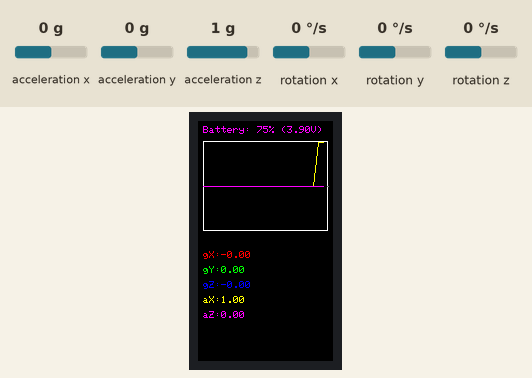
Simulated run of this sketch. Board: ESP32. Shown: 135×240 colour display. Inputs (shaded band) come from the test bench; at power-on: acceleration y 0 g, acceleration z 1 g, rotation x 0 °/s, rotation y 0 °/s, rotation z 0 °/s, acceleration x 0 g. What the sketch prints to the serial monitor is not drawn.

Above: at 1.3 s.
1.4 s: acceleration y set to -1.4 g
At 1.78 s:
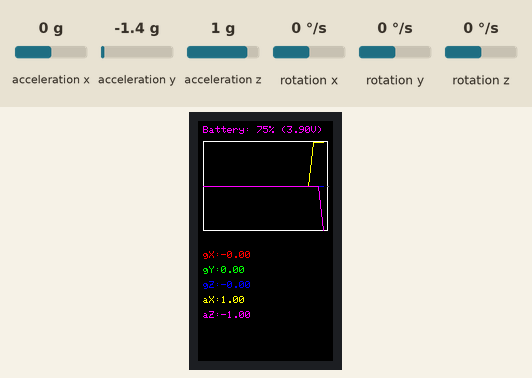
3.5 s: acceleration z set to -1.4 g
At 3.9 s:
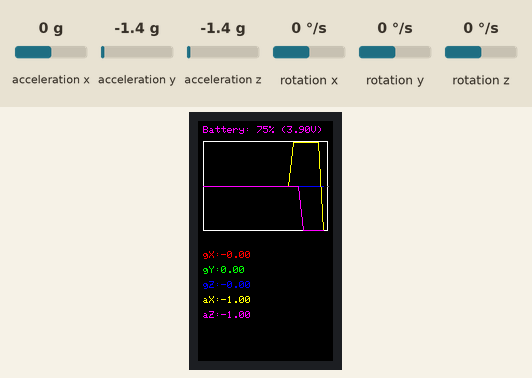
5.5 s: rotation x set to -192 °/s
At 5.8 s:
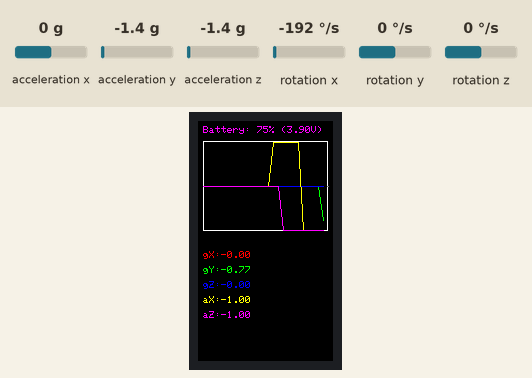
7.5 s: rotation y set to -192 °/s
At 7.78 s:
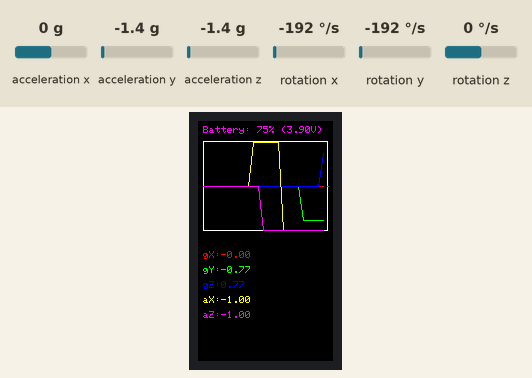
9.5 s: rotation z set to -192 °/s
At 9.9 s:
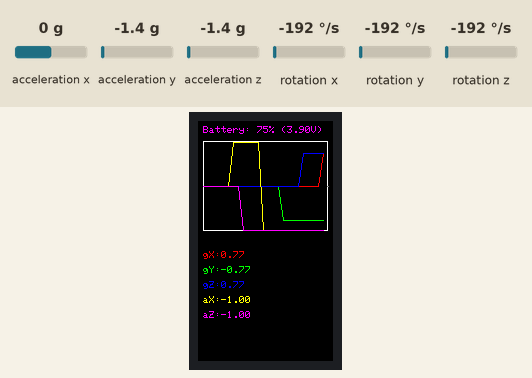
Timing chart, 0 to 12.5 s (numbered marks = the images above; inputs shaded):
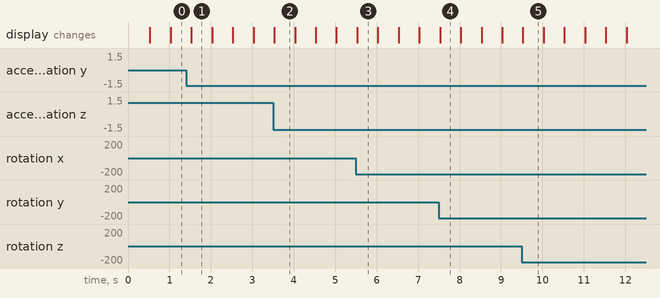

Measured:
- what the display in image 1 shows lasts 0.5 s, from 1.5 s to 2.0 s

The sketch:

ESPnow_sender.ino
```cpp
#include <esp_now.h>
#include <WiFi.h>
#include <M5StickCPlus.h>


#define GRAPH_WIDTH 125
#define GRAPH_HEIGHT 90
#define GRAPH_X 5
#define GRAPH_Y 20
#define UPDATE_INTERVAL 500
#define MAX_DATA_POINTS 25 // 125 / 5 = 25 數據點

uint8_t broadcastAddress[] = {0x4C, 0x75, 0x25, 0xAD, 0x29, 0x68};

float gyroXdata[MAX_DATA_POINTS] = {0};
float gyroYdata[MAX_DATA_POINTS] = {0};
float gyroZdata[MAX_DATA_POINTS] = {0};
float accXdata[MAX_DATA_POINTS] = {0};
float accZdata[MAX_DATA_POINTS] = {0};

int dataIndex = 0;
unsigned long lastUpdateTime = 0;


typedef struct struct_message {
    float gyroXdata;
    float gyroYdata;
    float gyroZdata;
    float accXdata;
    float accZdata;
} struct_message;

struct_message myData;

esp_now_peer_info_t peerInfo;

void OnDataSent(const uint8_t *mac_addr, esp_now_send_status_t status) {
  Serial.print("\r\nLast Packet Send Status:\t");
  Serial.println(status == ESP_NOW_SEND_SUCCESS ? "Delivery Success" : "Delivery Fail");
}

void drawGraphBackground() {
  M5.Lcd.drawRect(GRAPH_X, GRAPH_Y, GRAPH_WIDTH, GRAPH_HEIGHT, WHITE);
  M5.Lcd.drawLine(GRAPH_X, GRAPH_Y + GRAPH_HEIGHT/2, GRAPH_X + GRAPH_WIDTH, GRAPH_Y + GRAPH_HEIGHT/2, DARKGREY);
  M5.Lcd.setTextColor(WHITE);
  M5.Lcd.setCursor(5, 5);
}

void updateData() {
  float gX, gY, gZ, aX, aY, aZ;
  M5.Imu.getGyroData(&gX, &gY, &gZ);
  M5.Imu.getAccelData(&aX, &aY, &aZ);

  gyroXdata[dataIndex] = constrain(-gZ / 250.0, -1, 1);
  gyroYdata[dataIndex] = constrain(gX / 250.0, -1, 1);
  gyroZdata[dataIndex] = constrain(-gY / 250.0, -1, 1);
  accXdata[dataIndex] = constrain(aZ, -1, 1);
  accZdata[dataIndex] = constrain(aY, -1, 1);

  dataIndex = (dataIndex + 1) % MAX_DATA_POINTS;
}

void drawLegend() {
  const int legendY = GRAPH_Y + GRAPH_HEIGHT + 5;
  const int textSpacing = 15;
  const int textWidth = 130;
  int latestIndex = (dataIndex - 1 + MAX_DATA_POINTS) % MAX_DATA_POINTS;

  M5.Lcd.fillRect(GRAPH_X, legendY, textWidth, textSpacing * 6, BLACK);

  M5.Lcd.setTextColor(RED);
  M5.Lcd.setCursor(GRAPH_X ,legendY + textSpacing*1);
  M5.Lcd.printf("gX:%.2f", gyroXdata[latestIndex]);

  M5.Lcd.setTextColor(GREEN);
  M5.Lcd.setCursor(GRAPH_X , legendY + textSpacing*2);
  M5.Lcd.printf("gY:%.2f", gyroYdata[latestIndex]);

  M5.Lcd.setTextColor(BLUE);
  M5.Lcd.setCursor(GRAPH_X , legendY + textSpacing*3);
  M5.Lcd.printf("gZ:%.2f", gyroZdata[latestIndex]);

  M5.Lcd.setTextColor(YELLOW);
  M5.Lcd.setCursor(GRAPH_X , legendY + textSpacing*4);
  M5.Lcd.printf("aX:%.2f", accXdata[latestIndex]);

  M5.Lcd.setTextColor(MAGENTA);
  M5.Lcd.setCursor(GRAPH_X , legendY + textSpacing*5);
  M5.Lcd.printf("aZ:%.2f", accZdata[latestIndex]);
}


void drawGraph() {
  M5.Lcd.fillRect(GRAPH_X + 1, GRAPH_Y + 1, GRAPH_WIDTH - 2, GRAPH_HEIGHT - 2, BLACK);

  for (int i = 0; i < MAX_DATA_POINTS - 1; i++) {
    int index = (dataIndex + i) % MAX_DATA_POINTS;
    int nextIndex = (dataIndex + i + 1) % MAX_DATA_POINTS;

    drawLine(i, gyroXdata[index], gyroXdata[nextIndex], RED);
    drawLine(i, gyroYdata[index], gyroYdata[nextIndex], GREEN);
    drawLine(i, gyroZdata[index], gyroZdata[nextIndex], BLUE);
    drawLine(i, accXdata[index], accXdata[nextIndex], YELLOW);
    drawLine(i, accZdata[index], accZdata[nextIndex], MAGENTA);
  }
  drawLegend();
}

void drawLine(int x, float y1, float y2, uint16_t color) {
  int x1 = GRAPH_X + x * 5;
  int x2 = GRAPH_X + (x + 1) * 5;
  int y1Mapped = map(y1 * 1000, -1000, 1000, GRAPH_Y + GRAPH_HEIGHT - 1, GRAPH_Y + 1);
  int y2Mapped = map(y2 * 1000, -1000, 1000, GRAPH_Y + GRAPH_HEIGHT - 1, GRAPH_Y + 1);
  M5.Lcd.drawLine(x1, y1Mapped, x2, y2Mapped, color);
}

void initializeDataArrays() {
  for (int i = 0; i < MAX_DATA_POINTS; i++) {
    gyroXdata[i] = 0.0f;
    gyroYdata[i] = 0.0f;
    gyroZdata[i] = 0.0f;
    accXdata[i] = 0.0f;
    accZdata[i] = 0.0f;
  }
}

void displayBatteryLevel() {
  float batteryVoltage = M5.Axp.GetBatVoltage();
  int batteryPercentage = mapBatteryPercentage(batteryVoltage);
  M5.Lcd.fillRect(0, 0, GRAPH_WIDTH - 2, 20, BLACK);
  M5.Lcd.setCursor(5, 5);
  M5.Lcd.printf("Battery: %d%% (%.2fV)", batteryPercentage, batteryVoltage);
}

int mapBatteryPercentage(float voltage) {
  if (voltage > 4.2f) voltage = 4.2f;
  if (voltage < 3.0f) voltage = 3.0f;
  int percentage = (voltage - 3.0f) / (4.2f - 3.0f) * 100.0f;
  return percentage;
}

void setup() {
  M5.begin();
  M5.Imu.Init();
  M5.Lcd.setRotation(2);  // USB 在頂部
  M5.Lcd.fillScreen(BLACK);
  M5.Lcd.setTextSize(1);
  drawGraphBackground();
  initializeDataArrays();

  Serial.begin(115200);
  WiFi.mode(WIFI_STA);
  if (esp_now_init() != ESP_OK) {
    Serial.println("Error initializing ESP-NOW");
    return;
  }

  esp_now_register_send_cb(OnDataSent);

  memcpy(peerInfo.peer_addr, broadcastAddress, 6);
  peerInfo.channel = 0;
  peerInfo.encrypt = false;

  if (esp_now_add_peer(&peerInfo) != ESP_OK){
    Serial.println("Failed to add peer");
    return;
  }
}

void loop() {
  unsigned long currentTime = millis();
  if (currentTime - lastUpdateTime >= UPDATE_INTERVAL) {
    lastUpdateTime = currentTime;
    updateData();
    int latestIndex = (dataIndex - 1 + MAX_DATA_POINTS) % MAX_DATA_POINTS;

    myData.gyroXdata = gyroXdata[latestIndex];
    myData.gyroYdata = gyroYdata[latestIndex];
    myData.gyroZdata = gyroZdata[latestIndex];
    myData.accXdata = accXdata[latestIndex];
    myData.accZdata = accZdata[latestIndex];

    drawGraph();
    displayBatteryLevel();

  esp_err_t result = esp_now_send(broadcastAddress, (uint8_t *) &myData, sizeof(myData));

  if (result == ESP_OK) {
    Serial.println("Sent with success");
  }
  else {
    Serial.println("Error sending the data");
  }
  }
}
```
